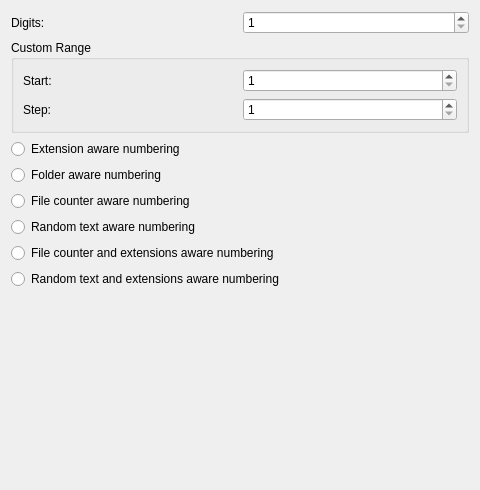
<?xml version="1.0" encoding="UTF-8"?>
<ui version="4.0">
 <class>SequenceNumberOptionDialogWidget</class>
 <widget class="QWidget" name="SequenceNumberOptionDialogWidget">
  <property name="geometry">
   <rect>
    <x>0</x>
    <y>0</y>
    <width>480</width>
    <height>490</height>
   </rect>
  </property>
  <layout class="QVBoxLayout" name="verticalLayout_2">
   <item>
    <layout class="QHBoxLayout" name="horizontalLayout_3">
     <item>
      <widget class="QLabel" name="label">
       <property name="text">
        <string comment="Number of digits ">Digits:</string>
       </property>
      </widget>
     </item>
     <item>
      <widget class="QSpinBox" name="digits">
       <property name="minimum">
        <number>1</number>
       </property>
       <property name="maximum">
        <number>100</number>
       </property>
       <property name="value">
        <number>1</number>
       </property>
      </widget>
     </item>
    </layout>
   </item>
   <item>
    <widget class="QGroupBox" name="groupBox">
     <property name="title">
      <string>Custom Range</string>
     </property>
     <layout class="QVBoxLayout" name="verticalLayout">
      <item>
       <layout class="QHBoxLayout" name="horizontalLayout">
        <item>
         <widget class="QLabel" name="label_2">
          <property name="text">
           <string comment="Start index for custom range">Start:</string>
          </property>
         </widget>
        </item>
        <item>
         <widget class="QSpinBox" name="start">
          <property name="minimum">
           <number>1</number>
          </property>
          <property name="maximum">
           <number>10000</number>
          </property>
          <property name="value">
           <number>1</number>
          </property>
         </widget>
        </item>
       </layout>
      </item>
      <item>
       <layout class="QHBoxLayout" name="horizontalLayout_2">
        <item>
         <widget class="QLabel" name="label_3">
          <property name="text">
           <string comment="stepping for custom range">Step:</string>
          </property>
         </widget>
        </item>
        <item>
         <widget class="QSpinBox" name="step">
          <property name="minimum">
           <number>1</number>
          </property>
          <property name="maximum">
           <number>1000</number>
          </property>
          <property name="value">
           <number>1</number>
          </property>
         </widget>
        </item>
       </layout>
      </item>
     </layout>
    </widget>
   </item>
   <item>
    <widget class="QRadioButton" name="extensionAware">
     <property name="text">
      <string>Extension aware numbering</string>
     </property>
    </widget>
   </item>
   <item>
    <widget class="QRadioButton" name="folderAware">
     <property name="text">
      <string>Folder aware numbering</string>
     </property>
    </widget>
   </item>
   <item>
    <widget class="QRadioButton" name="counterAware">
     <property name="text">
      <string>File counter aware numbering</string>
     </property>
    </widget>
   </item>
   <item>
    <widget class="QRadioButton" name="randomAware">
     <property name="text">
      <string>Random text aware numbering</string>
     </property>
    </widget>
   </item>
   <item>
    <widget class="QRadioButton" name="counterAndExtAware">
     <property name="text">
      <string>File counter and extensions aware numbering</string>
     </property>
    </widget>
   </item>
   <item>
    <widget class="QRadioButton" name="randomAndExtAware">
     <property name="text">
      <string>Random text and extensions aware numbering</string>
     </property>
    </widget>
   </item>
   <item>
    <spacer name="verticalSpacer">
     <property name="orientation">
      <enum>Qt::Vertical</enum>
     </property>
     <property name="sizeHint" stdset="0">
      <size>
       <width>20</width>
       <height>0</height>
      </size>
     </property>
    </spacer>
   </item>
  </layout>
 </widget>
 <resources/>
 <connections/>
</ui>
